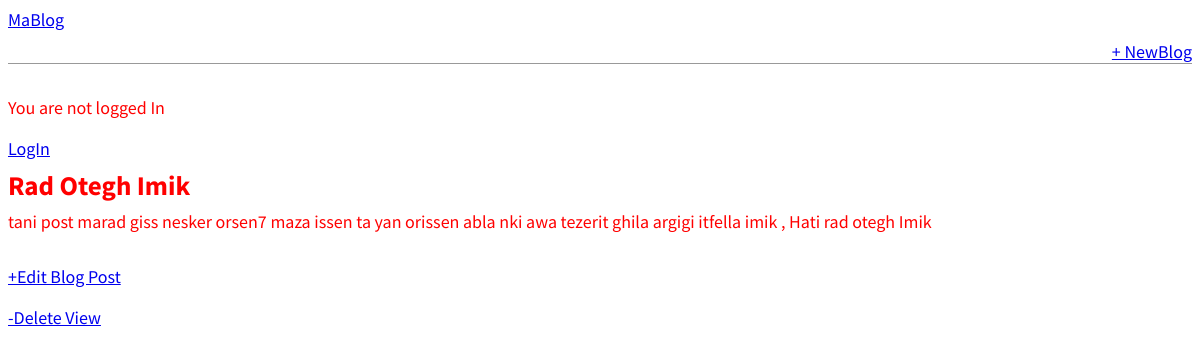
The app's page /post/2/ with its own data.
### Mablog/models.py (models this page shows, shortened)
class Post(models.Model):
    title=models.CharField(max_length=30)
    author=models.ForeignKey(
        User,
        on_delete=models.CASCADE
    )
    body=models.TextField()

### Mablog/views.py (the view)
# urls.py: path('post/<int:pk>/', BlogDetailView.as_view(), name='post_detail'),
class BlogDetailView(DetailView):
    model=Post
    context_object_name='blogDposts'
    template_name='post_detail.html'

### templates/post_detail.html
{% extends 'base.html' %}
{% block content %}
    <div class="post-entry">
        <h2>{{ blogDposts.title }}</h2>
        <p>{{ blogDposts.body }}</p>
    </div>
    <p><a href="{% url 'post_edit' pk=blogDposts.pk %}">+Edit Blog Post</a></p>
    <p><a href="{% url 'post_delete' pk=blogDposts.pk %}">-Delete View</a></p>
{% endblock content %}

### static/css/base.css (style rules this page uses)
body { color: red; }
body { font-family: 'Source Sans Pro', sans-serif; font-size: 18px; }
.post-entry { margin-bottom: 2rem; }
.post-entry h2 { margin: 0.5rem 0; }
.post-entry p { margin: 0; font-weight: 400; }

### records on screen
Post: title "Rad Otegh Imik", body "tani post marad giss nesker orsen7 maza issen ta yan orissen abla nki awa tezerit ghila argigi itfella imik , Hati rad otegh Imik"
